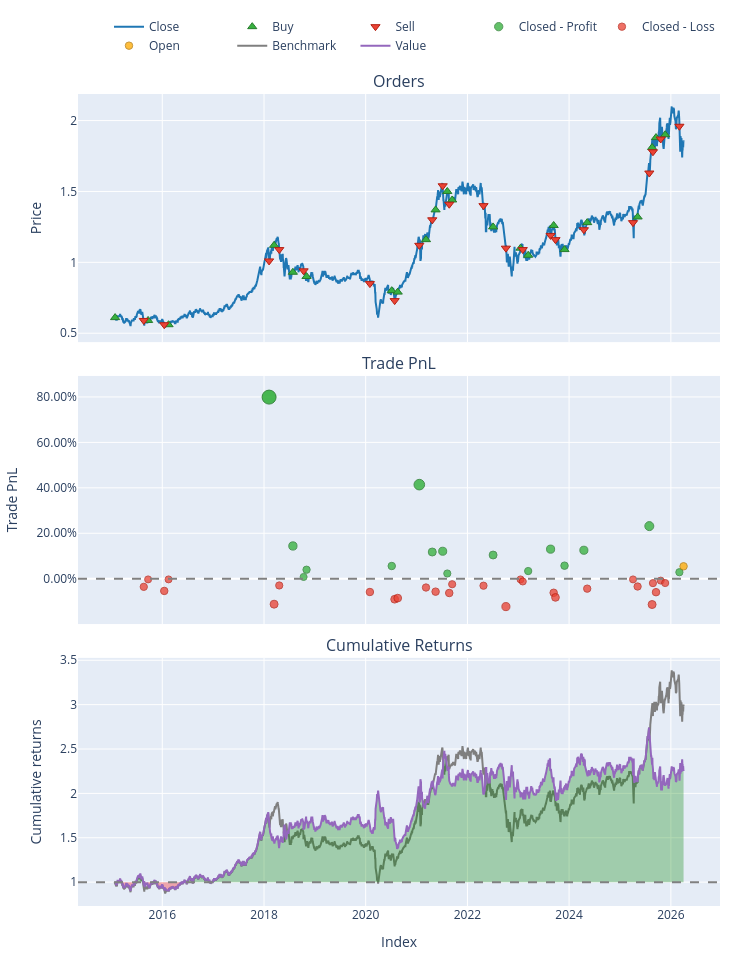

Notebook code for this chart:
### Code cell
import vectorbt as vbt

df_features["signal"] = df_features["regime"].shift(1)

# Define entry and exit signals
#Long
entries = df_features["signal"] == 1
exits = df_features["signal"] != 1

#Short
short_entries = df_features["signal"] == 2
short_exits = df_features["signal"] != 2

#Backtest
#Assuming Captital:100,000,000 VND
#Comission: 0.15$ per trade

pf = vbt.Portfolio.from_signals(
    close= df_features["close"],
    entries=entries,
    exits = exits,
    short_entries=short_entries,
    short_exits=short_exits,
    init_cash= 100_000_000,
    fees = 0.0015,
    freq= "D"
)

display(pf.stats())

fig = pf.plot()
fig.show()
